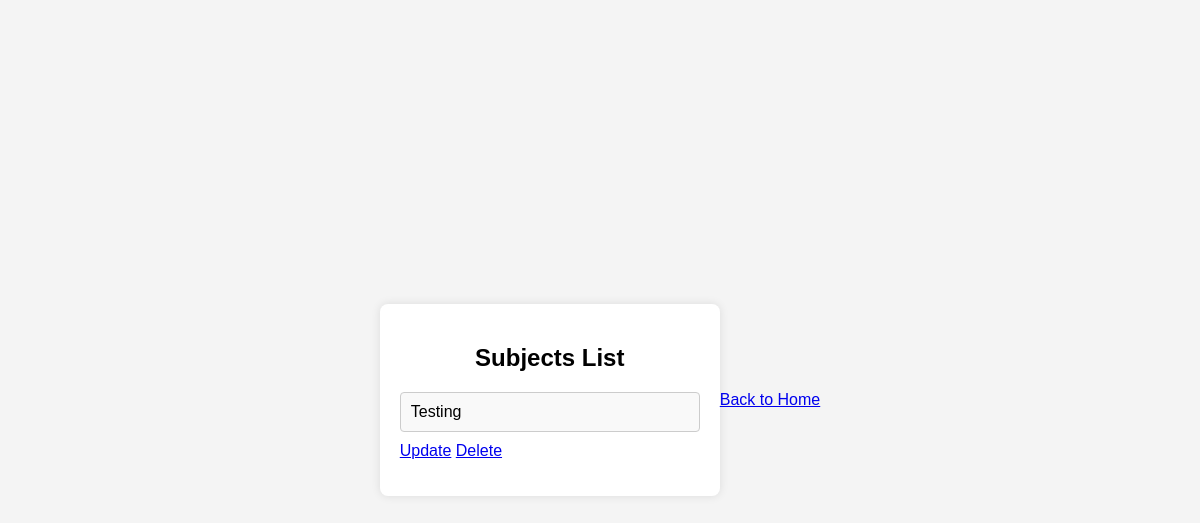
The app's page /subjects/list_subject/Class 1, older data.
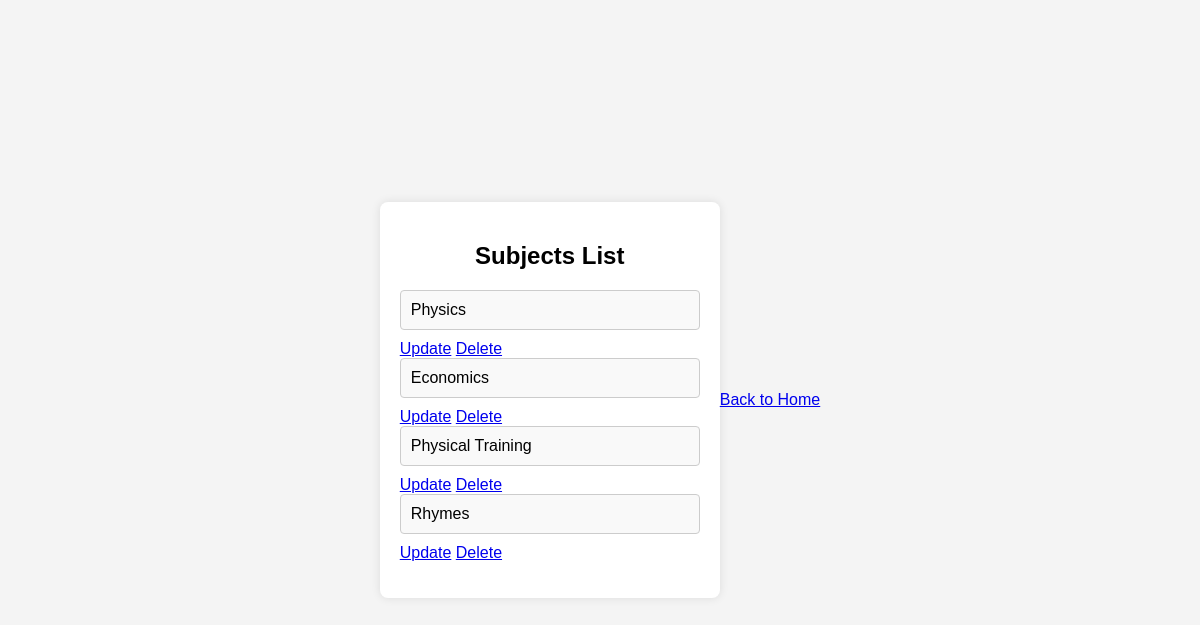
The same page, newer data.
### subjects/models.py (models this page shows, shortened)
class Subjects(models.Model):
    class_name = models.CharField(max_length=100)
    subjects_name=models.CharField(max_length=100)

### subjects/views.py (the view)
# urls.py: path('list_subject/<str:class_name>', views.SubjectsList, name='subjects_list'),
def SubjectsList(request,class_name):
    classes=get_object_or_404(Classes,class_name=class_name)
    subjects=Subjects.objects.filter(class_name=classes).values()
    print("Subjects is: ",subjects)
    return render(request, 'subjects_list.html', {'classes': classes, 'subjects': subjects})

### classes/models.py (called while the page is built)
    def __str__(self):
        return self.class_name

### templates/subjects_list.html (shortened to what this page needs)
<!DOCTYPE html>
<html lang="en">
<head>
</head>
<body>
<div class="list-container">
    <h2>Subjects List</h2>
    <ul>
        {% for subject in subjects %}
            <li>{{ subject.subjects_name }}</li>
            <a href="{% url 'subjects_update' classes.class_name subject.subjects_name %}" class="btn btn-edit">Update</a>
            <a href="{% url 'subjects_delete' classes.class_name subject.subjects_name %}" class="btn btn-delete">Delete</a>
        {% endfor %}
    </ul>
</div>
<a href="{% url 'class_list' %}" class="button">Back to Home</a>
</body>
</html>

Row changes from the older to the newer data that the page shows:
removed Subjects: subjects_name "Testing"
added Subjects: subjects_name "Physics"
added Subjects: subjects_name "Economics"
added Subjects: subjects_name "Physical Training"
added Subjects: subjects_name "Rhymes"
